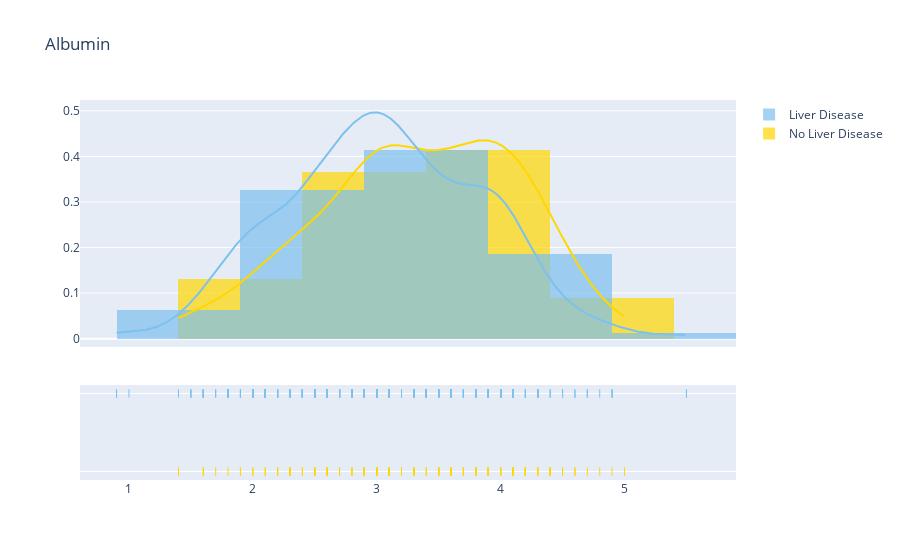

Notebook code cell kept with this figure:
### Code cell
plot_distribution('Albumin', 1)

### Figure 1 — Plotly figure (JSON) as saved in the notebook; plotly's stock layout.template omitted (floating-point values rounded to 4 significant figures; data arrays with more than 128 entries replaced by an {"elided": "..."} marker saying what was removed)
{"data": [{"autobinx": false, "histnorm": "probability density", "legendgroup": "No Liver Disease", "marker": {"color": "#FFD700"}, "name": "No Liver Disease", "opacity": 0.7, "type": "histogram", "x": {"elided": "167 float values"}, "xaxis": "x", "xbins": {"end": 5, "size": 1, "start": 1.4}, "yaxis": "y"}, {"autobinx": false, "histnorm": "probability density", "legendgroup": "Liver Disease", "marker": {"color": "#7EC0EE"}, "name": "Liver Disease", "opacity": 0.7, "type": "histogram", "x": {"elided": "416 float values"}, "xaxis": "x", "xbins": {"end": 5.5, "size": 1, "start": 0.9}, "yaxis": "y"}, {"legendgroup": "No Liver Disease", "marker": {"color": "#FFD700"}, "mode": "lines", "name": "No Liver Disease", "showlegend": false, "type": "scatter", "x": {"elided": "500 float values"}, "xaxis": "x", "y": {"elided": "500 float values"}, "yaxis": "y"}, {"legendgroup": "Liver Disease", "marker": {"color": "#7EC0EE"}, "mode": "lines", "name": "Liver Disease", "showlegend": false, "type": "scatter", "x": {"elided": "500 float values"}, "xaxis": "x", "y": {"elided": "500 float values"}, "yaxis": "y"}, {"legendgroup": "No Liver Disease", "marker": {"color": "#FFD700", "symbol": "line-ns-open"}, "mode": "markers", "name": "No Liver Disease", "showlegend": false, "type": "scatter", "x": {"elided": "167 float values"}, "xaxis": "x", "y": {"elided": "167 str values"}, "yaxis": "y2"}, {"legendgroup": "Liver Disease", "marker": {"color": "#7EC0EE", "symbol": "line-ns-open"}, "mode": "markers", "name": "Liver Disease", "showlegend": false, "type": "scatter", "x": {"elided": "416 float values"}, "xaxis": "x", "y": {"elided": "416 str values"}, "yaxis": "y2"}], "layout": {"barmode": "overlay", "hovermode": "closest", "legend": {"traceorder": "reversed"}, "title": {"text": "Albumin"}, "xaxis": {"anchor": "y2", "domain": [0, 1], "zeroline": false}, "yaxis": {"anchor": "free", "domain": [0.35, 1], "position": 0}, "yaxis2": {"anchor": "x", "domain": [0, 0.25], "dtick": 1, "showticklabels": false}}}
